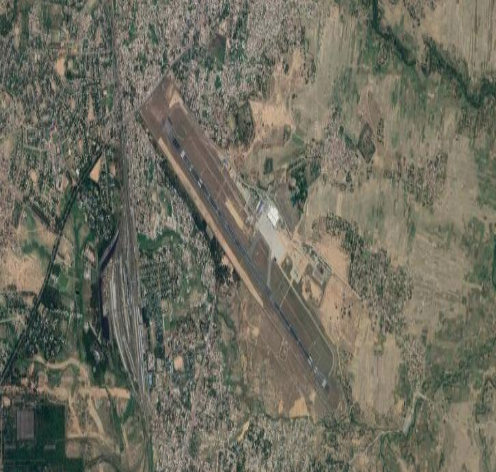
%> input picture demo/img_upscale.png, 496 x 472 px
$ octave SURFFeatureDetector.m   (GNU Octave 9; MATLAB toolbox functions it lacks are replaced by stand-ins)
%> lines starting %> are read from the running program, lines starting %| are printed output that depends on the picture
cv = rgb2gray(imread('demo/img_upscale.png'));
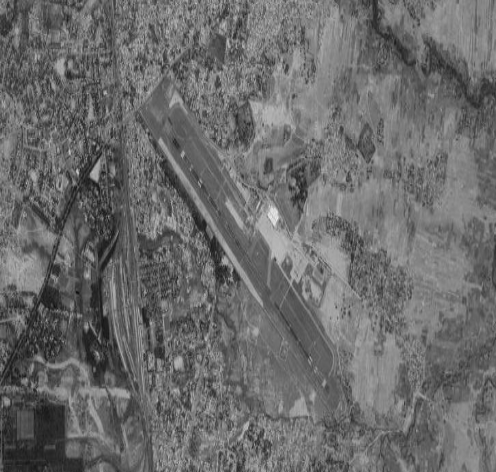
%> cv: size 472x496 uint8; min 14, max 236, mean 107.3
cover = rgb2gray(imread('demo/img_downscale.png'));
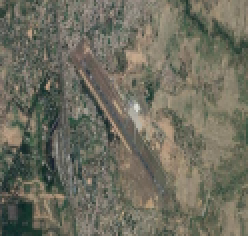
%> input picture demo/img_downscale.png, 124 x 118 px (shown 2 times larger)
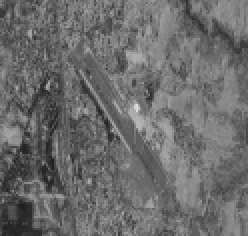
%> cover: size 118x124 uint8 (shown 2 times larger); min 29, max 220, mean 107.5

%> (the run ends here)
